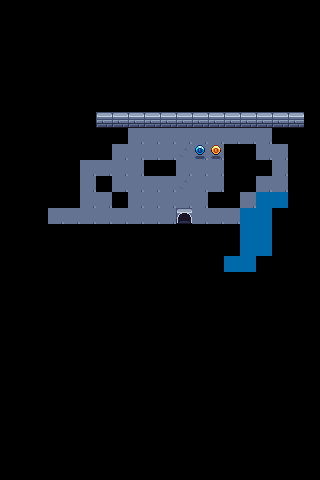

Below is a game level as drawn by its tile map, then a one-line description and the .tmx that defines it (tile-layer data replaced by summaries):
An orthogonal 20x30 tile map with 16x16 px tiles, 7 tile layers (Background, Background2, Coin, BlueCoin, ...), 6 tilesets.

<map version="1.10" tiledversion="1.11.2" orientation="orthogonal" renderorder="right-down" width="20" height="30" tilewidth="16" tileheight="16" infinite="0" nextlayerid="8" nextobjectid="1">
 <tileset firstgid="1" name="Dungeon" tilewidth="16" tileheight="16" tilecount="560" columns="28">
  <image source="tilesets/dungeon.png" width="448" height="320" />
 </tileset>
<tileset firstgid="561" name="Coin Sheet" tilewidth="16" tileheight="16" tilecount="16" columns="8">
  <image source="tilesets/coin_sheet.png" width="128" height="32" />
</tileset>
 <tileset firstgid="577" name="bluecoin_sheet" tilewidth="16" tileheight="16" tilecount="16" columns="8">
  <image source="tilesets/bluecoin_sheet.png" width="128" height="32" />
 </tileset>
 <tileset firstgid="593" name="Set 4.5" tilewidth="16" tileheight="16" tilecount="88" columns="11">
  <image source="tilesets/water.png" width="176" height="128" />
 </tileset>
 <tileset firstgid="681" name="Torch Yellow" tilewidth="16" tileheight="16" tilecount="8" columns="8">
  <image source="tilesets/torch_yellow.png" width="128" height="16" />
 </tileset>
 <tileset firstgid="689" name="Vase Shine Anim" tilewidth="16" tileheight="16" tilecount="16" columns="16">
  <image source="tilesets/vase_shine_anim.png" width="256" height="16" />
 </tileset>
 <layer id="1" name="Background" width="20" height="30">
  <data>[600 cells, 58 non-empty, 1 distinct tile ids]</data>
 </layer>
 <layer id="2" name="Background2" width="20" height="30">
  <data>[600 cells, 2 non-empty, 1 distinct tile ids]</data>
 </layer>
 <layer id="3" name="Coin" width="20" height="30">
  <data>[600 cells, 1 non-empty, 1 distinct tile ids]</data>
 </layer>
 <layer id="4" name="BlueCoin" width="20" height="30">
  <data>[600 cells, 1 non-empty, 1 distinct tile ids]</data>
 </layer>
 <layer id="5" name="Water" width="20" height="30">
  <data>[600 cells, 10 non-empty, 1 distinct tile ids]</data>
 </layer>
 <layer id="6" name="Walls" width="20" height="30">
  <data>[600 cells, 13 non-empty, 1 distinct tile ids]</data>
 </layer>
 <layer id="7" name="Door" width="20" height="30">
  <data>[600 cells, 1 non-empty, 1 distinct tile ids]</data>
 </layer>
</map>
